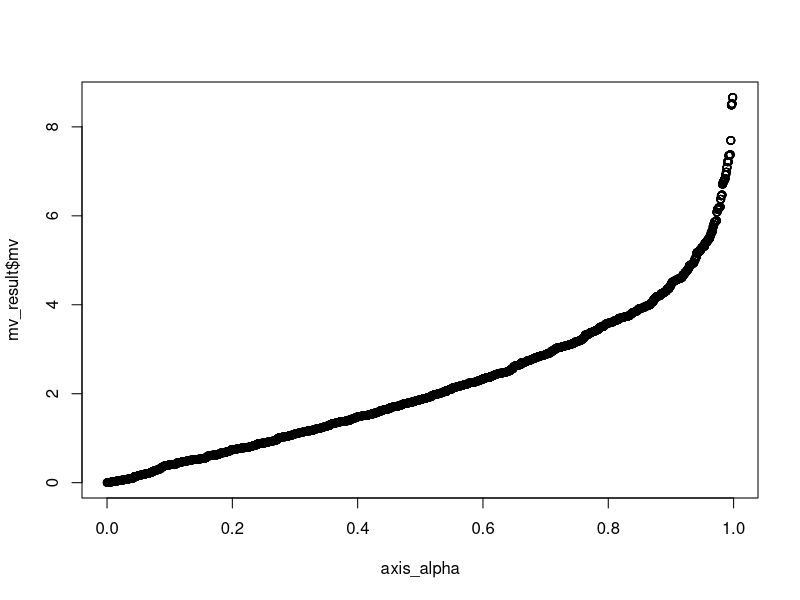
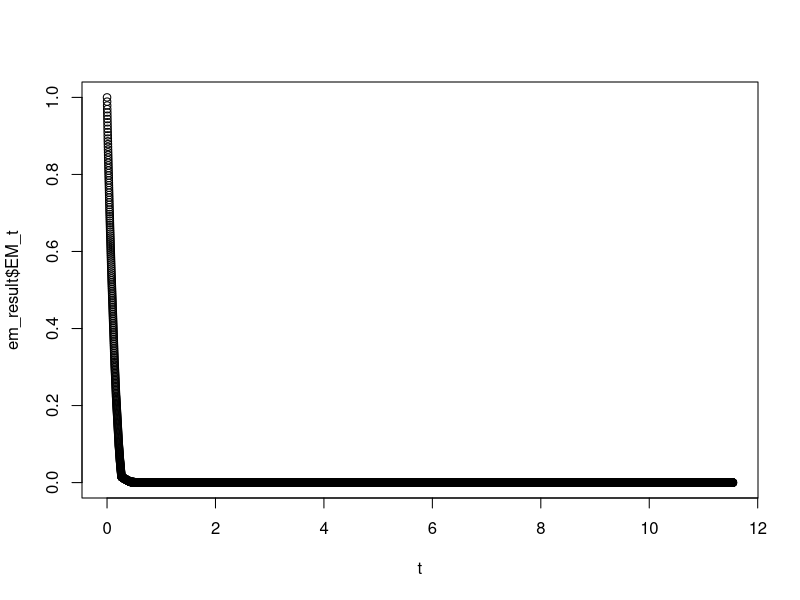

Write the R code that produced these figures, in order.
library(dplyr)



# AREA-UNDER-CURVE --------------------------------------------------------
auc <- function(x,y){
  return(sum((x-lag(x))*(y+lead(y))/2))
}

# MASS-VOLUME -------------------------------------------------------------
mv <- function(axis_alpha, volume_support, s_unif, s_X, n_generated){
  n <- length(s_X)
  s_X_order <- order(s_X)
  mass <- 0
  cpt <- 0
  u <- s_X[s_X_order[n-cpt]]
  mv <- numeric(length(axis_alpha))
  for(i in 1:length(axis_alpha)){
    while(mass < axis_alpha[i]){
      cpt <- cpt + 1
      u <- s_X[s_X_order[n-cpt]]
      mass <- cpt / n
    }
    mv[i] <- sum(s_unif >= u) / n_generated * volume_support
  }
  return(list(auc_mv = auc(axis_alpha, mv), mv = mv))
}

# EXCESS-MASS -------------------------------------------------------------
em <- function(t, t_max, volume_support, s_unif, s_X, n_generated){
  EM_t <- numeric(length(t))
  n <- length(s_X)
  s_X_unique <- unique(s_X)
  EM_t[1] <- 1.0
  for(u in s_X_unique){
    EM_t <- pmax(EM_t, sum(s_X > u)/n - t * sum(s_unif > u) / n_generated * volume_support)
  }
  amax <- which.max(EM_t <= t_max) + 1
  if(amax == 1){
    print("\n failed to achieve t_max \n")
    amax <- -1
  }
  auc_em <- auc(t[1:amax], EM_t[1:amax])
  return(list(auc_em=auc_em, EM_t=EM_t, amax=amax))
}


# GENERATOR + SCORING -----------------------------------------------------

generator <- function(n){
  return(rnorm(n,0,1)+rnorm(n,10,1))
}
scoring <- function(x){
  return(dnorm(x,0,1)+dnorm(x,10,1))
}

n <- 1000
x <- generator(n)
s_X <- scoring(x)

lim_inf <- min(x)
lim_sup <- max(x)
volume_support <- prod(lim_sup - lim_inf)
n_generated <- 10000
unif <- runif(n_generated, lim_inf, lim_sup)
s_unif <- scoring(unif)
alpha_min <- 0
alpha_max <- 0.999
axis_alpha <- seq(alpha_min, alpha_max, 0.0001)

mv_result <- mv(axis_alpha, volume_support, s_unif, s_X, n_generated)
plot(axis_alpha, mv_result$mv)

t <- seq(0, 100 / volume_support, by=0.01 / volume_support)
t_max <- 0.9
em_result <- em(t, t_max, volume_support, s_unif, s_X, n_generated)
plot(t, em_result$EM_t)
